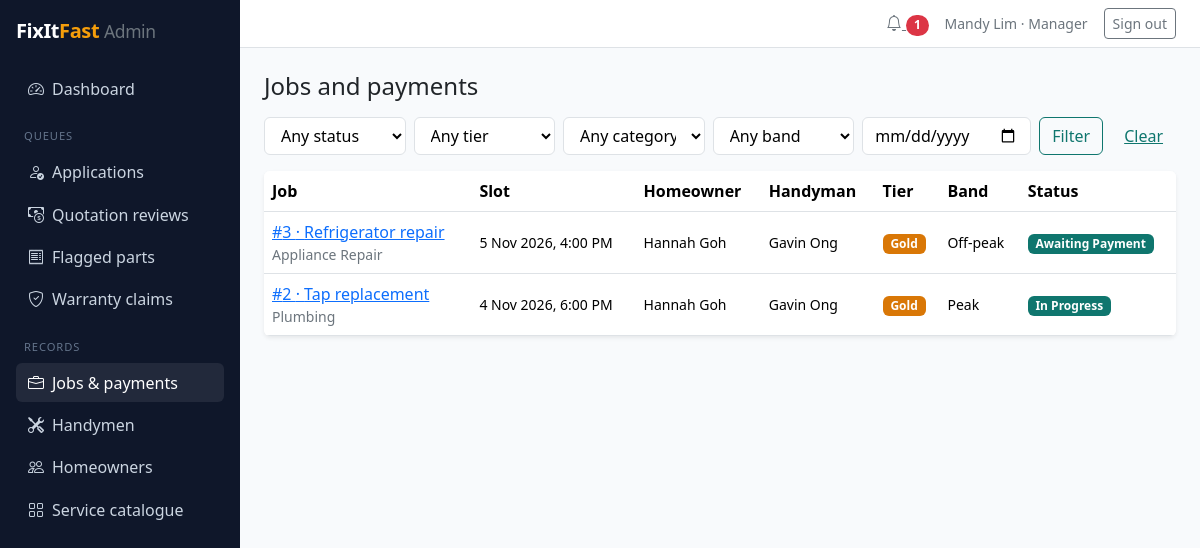
The app's page /staff/jobs/ (signed in) with its own data.
### accounts/models.py (models this page shows, shortened)
class User(AbstractUser):
    class Role(models.TextChoices):
        HOMEOWNER = 'HOMEOWNER', 'Homeowner'
        HANDYMAN = 'HANDYMAN', 'Handyman'
        EMPLOYEE = 'EMPLOYEE', 'Employee'
        MANAGER = 'MANAGER', 'Manager'
    email = models.EmailField(unique=True)
    mobile = models.CharField(max_length=20, blank=True)
    role = models.CharField(max_length=10, choices=Role.choices, default=Role.HOMEOWNER)
    is_deactivated = models.BooleanField(default=False)
    deactivation_reason = models.TextField(blank=True)

### jobs/models.py (models this page shows, shortened)
class Job(models.Model):
    class Status(models.TextChoices):
        DRAFT = 'DRAFT', 'Draft'
        REQUESTED = 'REQUESTED', 'Requested'
        HANDYMAN_ASSIGNED = 'ASSIGNED', 'Handyman Assigned'
        QUOTATION_PENDING = 'QUOTE_PENDING', 'Quotation Pending'
        QUOTATION_UNDER_REVIEW = 'QUOTE_REVIEW', 'Quotation Under Review'
        AWAITING_PAYMENT = 'AWAITING_PAYMENT', 'Awaiting Payment'
        SCHEDULED = 'SCHEDULED', 'Scheduled'
        ON_THE_WAY = 'ON_THE_WAY', 'On the Way'
        IN_PROGRESS = 'IN_PROGRESS', 'In Progress'
        COMPLETED = 'COMPLETED', 'Completed'
        CANCELLED = 'CANCELLED', 'Cancelled'
        DECLINED = 'DECLINED', 'Declined'
    homeowner = models.ForeignKey(User, on_delete=models.PROTECT, related_name='jobs')
    job_type = models.ForeignKey(JobType, on_delete=models.PROTECT, related_name='jobs')
    address = models.ForeignKey(Address, on_delete=models.PROTECT, related_name='jobs')
    description = models.TextField()
    tier = models.CharField(max_length=10, choices=Tier.choices, blank=True)
    status = models.CharField(max_length=16, choices=Status.choices, default=Status.DRAFT)
    slot_start = models.DateTimeField(null=True, blank=True)
    slot_end = models.DateTimeField(null=True, blank=True)
    timing_band = models.CharField(max_length=10, choices=TimingBand.choices, blank=True)
    planning_region = models.CharField(max_length=10, choices=PlanningRegion.choices, blank=True)
    price_p10 = models.DecimalField(max_digits=8, decimal_places=2, null=True, blank=True)
    price_p50 = models.DecimalField(max_digits=8, decimal_places=2, null=True, blank=True)
    price_p90 = models.DecimalField(max_digits=8, decimal_places=2, null=True, blank=True)
    model_version = models.CharField(max_length=30, blank=True)
    handyman = models.ForeignKey(
        HandymanProfile, on_delete=models.PROTECT, null=True, blank=True, related_name='jobs')
    quote_deadline = models.DateTimeField(null=True, blank=True)
    service_fee_waived = models.BooleanField(default=False)
    created_at = models.DateTimeField(auto_now_add=True)
    requested_at = models.DateTimeField(null=True, blank=True)
    matched_at = models.DateTimeField(null=True, blank=True)    # launch measure: matched within 24h
    completed_at = models.DateTimeField(null=True, blank=True)  # handyman marked Completed
    confirmed_at = models.DateTimeField(null=True, blank=True)  # homeowner confirmed; warranty starts
    warranty_ends_at = models.DateTimeField(null=True, blank=True)
    cancellation_reason = models.TextField(blank=True)
    problem_note = models.TextField(blank=True)
    class Meta:
        ordering = ['-created_at']
    ACTIVE_STATUSES = [
        Status.HANDYMAN_ASSIGNED, Status.QUOTATION_PENDING, Status.QUOTATION_UNDER_REVIEW,
        Status.AWAITING_PAYMENT, Status.SCHEDULED, Status.ON_THE_WAY, Status.IN_PROGRESS,
    ]
    CLOSED_STATUSES = [Status.COMPLETED, Status.CANCELLED, Status.DECLINED]

### catalogue/models.py (models this page shows, shortened)
class JobType(models.Model):
    category = models.ForeignKey(Category, on_delete=models.PROTECT, related_name='job_types')
    name = models.CharField(max_length=100, unique=True)
    description = models.TextField(blank=True)
    min_tier = models.CharField(max_length=10, choices=Tier.choices, default=Tier.STANDARD)
    licence_required = models.BooleanField(default=False)
    is_active = models.BooleanField(default=False)
    class Meta:
        ordering = ['category__name', 'name']
    def __str__(self):
        return self.name

class Category(models.Model):
    name = models.CharField(max_length=100, unique=True)
    description = models.TextField(blank=True)
    is_active = models.BooleanField(default=True)
    class Meta:
        ordering = ['name']
        verbose_name_plural = 'categories'
    def __str__(self):
        return self.name

### handymen/models.py (models this page shows, shortened)
class HandymanProfile(models.Model):
    class ApplicationStatus(models.TextChoices):
        PENDING = 'PENDING', 'Pending'
        APPROVED = 'APPROVED', 'Approved'
        REJECTED = 'REJECTED', 'Rejected'
    user = models.OneToOneField(settings.AUTH_USER_MODEL, on_delete=models.CASCADE, related_name='handyman')
    photo = models.ImageField(upload_to='handymen/photos/', blank=True)
    bio = models.TextField(blank=True)
    years_experience = models.PositiveSmallIntegerField(default=0)
    job_types = models.ManyToManyField(JobType, related_name='handymen', blank=True)
    tier = models.CharField(max_length=10, choices=Tier.choices, default=Tier.STANDARD)
    application_status = models.CharField(
        max_length=10, choices=ApplicationStatus.choices, default=ApplicationStatus.PENDING)
    rejection_reason = models.TextField(blank=True)
    approved_at = models.DateTimeField(null=True, blank=True)
    approved_by = models.ForeignKey(
        settings.AUTH_USER_MODEL, on_delete=models.SET_NULL, null=True, blank=True, related_name='+')
    is_suspended = models.BooleanField(default=False)
    suspension_reason = models.TextField(blank=True)
    created_at = models.DateTimeField(auto_now_add=True)

### adminpanel/views.py (the view, shortened to what this page needs)
# urls.py: path('jobs/', views.jobs, name='jobs'),
@staff_required
def jobs(request):
    form = JobFilterForm(request.GET or None)
    rows = Job.objects.exclude(status=Status.DRAFT).select_related('job_type__category', 'homeowner', 'handyman__user')
    return render(request, 'adminpanel/jobs.html', {'form': form, 'jobs': rows.order_by('-slot_start')[:200]})

### adminpanel/forms.py
class JobFilterForm(forms.Form):
    status = forms.ChoiceField(required=False, choices=[('', 'Any status')] + list(Job.Status.choices))
    tier = forms.ChoiceField(required=False, choices=[('', 'Any tier')] + list(Tier.choices))
    category = forms.ModelChoiceField(required=False, queryset=Category.objects.all(), empty_label='Any category')
    timing_band = forms.ChoiceField(required=False, choices=[('', 'Any band')] + list(TimingBand.choices))
    date = forms.DateField(required=False, widget=forms.DateInput(attrs={'type': 'date'}))

### accounts/context_processors.py (called while the page is built)
def notifications(request):
    if not request.user.is_authenticated:
        return {}
    return {'unread_notifications': request.user.notifications.filter(is_read=False).count()}

### catalogue/templatetags/fixitfast.py (called while the page is built)
@register.simple_tag
def status_badge(value, label):
    return format_html('<span class="badge text-bg-{}">{}</span>', STATUS_COLOURS.get(value, 'secondary'), label)

@register.simple_tag
def tier_badge(tier):
    if not tier:
        return ''
    return format_html('<span class="badge badge-tier-{}">{}</span>', tier, Tier(tier).label)

### adminpanel/templates/adminpanel/jobs.html
{% extends 'adminpanel/base.html' %}
{% load fixitfast %}
{% block content %}
<h1 class="h4 mb-3">Jobs and payments</h1>
<form class="row g-2 mb-3" method="get">
  {% for field in form %}<div class="col-sm-6 col-lg">{{ field }}</div>{% endfor %}
  <div class="col-sm-6 col-lg-auto d-flex gap-2"><button class="btn btn-outline-primary">Filter</button><a class="btn btn-link" href="{% url 'adminpanel:jobs' %}">Clear</a></div>
</form>
<div class="card border-0 shadow-sm table-responsive">
  <table class="table table-hover align-middle mb-0">
    <thead><tr><th>Job</th><th>Slot</th><th>Homeowner</th><th>Handyman</th><th>Tier</th><th>Band</th><th>Status</th></tr></thead>
    <tbody>
      {% for job in jobs %}
        <tr>
          <td><a href="{% url 'adminpanel:job_detail' job.pk %}">#{{ job.pk }} · {{ job.job_type }}</a><div class="small text-secondary">{{ job.job_type.category }}</div></td>
          <td class="small">{{ job.slot_start|date:"j M Y, g:i A"|default:"–" }}</td>
          <td class="small">{{ job.homeowner.get_full_name }}</td>
          <td class="small">{{ job.handyman.user.get_full_name|default:"–" }}</td>
          <td>{% tier_badge job.tier %}</td>
          <td class="small">{{ job.timing_band }}</td>
          <td>{% status_badge job.status job.get_status_display %}{% if job.problem_note %} <i class="bi bi-exclamation-triangle text-danger" title="Problem reported"></i>{% endif %}</td>
        </tr>
      {% empty %}<tr><td colspan="7" class="text-secondary">No jobs match.</td></tr>{% endfor %}
    </tbody>
  </table>
</div>
{% endblock %}

### adminpanel/templates/adminpanel/base.html (shortened to what this page needs)
{% extends 'base.html' %}
{% block layout %}
<div class="d-flex admin-shell">
  <aside class="admin-sidebar p-3 no-print">
    <a class="d-block text-white text-decoration-none brand fs-5 mb-4" href="{% url 'adminpanel:dashboard' %}">
      FixIt<span class="accent">Fast</span> <small class="fw-normal text-secondary">Admin</small>
    </a>
    {% with url_name=request.resolver_match.url_name %}
    <nav class="nav flex-column gap-1">
      <a class="nav-link {% if url_name == 'dashboard' %}active{% endif %}" href="{% url 'adminpanel:dashboard' %}"><i class="bi bi-speedometer2 me-2"></i>Dashboard</a>
      <div class="section-label mt-3 mb-1 px-2">Queues</div>
      <a class="nav-link {% if 'application' in url_name %}active{% endif %}" href="{% url 'adminpanel:applications' %}"><i class="bi bi-person-check me-2"></i>Applications</a>
      <a class="nav-link {% if 'quotation' in url_name %}active{% endif %}" href="{% url 'adminpanel:quotation_queue' %}"><i class="bi bi-cash-coin me-2"></i>Quotation reviews</a>
      <a class="nav-link {% if 'part' in url_name %}active{% endif %}" href="{% url 'adminpanel:part_queue' %}"><i class="bi bi-receipt me-2"></i>Flagged parts</a>
      <a class="nav-link {% if 'claim' in url_name %}active{% endif %}" href="{% url 'adminpanel:claims' %}"><i class="bi bi-shield-check me-2"></i>Warranty claims</a>
      <div class="section-label mt-3 mb-1 px-2">Records</div>
      <a class="nav-link {% if url_name == 'jobs' or url_name == 'job_detail' %}active{% endif %}" href="{% url 'adminpanel:jobs' %}"><i class="bi bi-briefcase me-2"></i>Jobs &amp; payments</a>
      <a class="nav-link {% if 'handym' in url_name %}active{% endif %}" href="{% url 'adminpanel:handymen' %}"><i class="bi bi-tools me-2"></i>Handymen</a>
      <a class="nav-link {% if 'homeowner' in url_name %}active{% endif %}" href="{% url 'adminpanel:homeowners' %}"><i class="bi bi-people me-2"></i>Homeowners</a>
      <a class="nav-link {% if 'catalogue' in url_name or 'category' in url_name or 'job_type' in url_name %}active{% endif %}" href="{% url 'adminpanel:catalogue' %}"><i class="bi bi-grid me-2"></i>Service catalogue</a>
    </nav>
    {% endwith %}
  </aside>
  <div class="flex-grow-1 d-flex flex-column">
    <header class="bg-white border-bottom px-4 py-2 d-flex justify-content-end align-items-center gap-3 no-print">
      <a class="text-secondary" href="{% url 'adminpanel:notifications' %}" aria-label="Notifications"><i class="bi bi-bell"></i>
        {% if unread_notifications %}<span class="badge rounded-pill bg-danger">{{ unread_notifications }}</span>{% endif %}</a>
      <span class="small text-secondary">{{ user.get_full_name|default:user.email }} &middot; {{ user.get_role_display }}</span>
      <form method="post" action="{% url 'adminpanel:logout' %}">
        <button class="btn btn-outline-secondary btn-sm" type="submit">Sign out</button>
      </form>
    </header>
    <main class="p-4">
      {% block content %}{% endblock %}
    </main>
  </div>
</div>
{% endblock %}

### static/css/fixitfast.css (style rules this page uses)
:root { --bs-primary: #0f766e; --bs-primary-rgb: 15, 118, 110; --bs-link-color: #0f766e; --bs-link-hover-color: #115e59; --ff-accent: #f59e0b; --ff-sidebar: #0f172a; }
body { background: #f8fafc; }
.btn-outline-primary { --bs-btn-color: #0f766e; --bs-btn-border-color: #0f766e; --bs-btn-hover-bg: #0f766e; --bs-btn-hover-border-color: #0f766e; --bs-btn-active-bg: #115e59; }
.brand { font-weight: 700; letter-spacing: -0.02em; }
.brand .accent { color: var(--ff-accent); }
form input:not([type=checkbox]):not([type=radio]):not([type=hidden]):not([type=submit]), form select, form textarea { display: block; width: 100%; padding: .375rem .75rem; border: 1px solid #dee2e6; border-radius: .375rem; background: #fff; }
.badge-tier-GOLD { background: #d97706; }
.admin-shell { min-height: 100vh; }
.admin-sidebar { background: var(--ff-sidebar); width: 240px; flex-shrink: 0; }
.admin-sidebar .nav-link { color: #cbd5e1; border-radius: .375rem; padding: .45rem .75rem; }
.admin-sidebar .nav-link:hover, .admin-sidebar .nav-link.active { color: #fff; background: rgba(255, 255, 255, .08); }
.admin-sidebar .section-label { color: #64748b; font-size: .7rem; text-transform: uppercase; letter-spacing: .08em; }

### records on screen
User: get_full_name "Mandy Lim", role "Manager"
Job: pk "3", job_type "Refrigerator repair", job_type.category "Appliance Repair", slot_start "5 Nov 2026, 4:00 PM", homeowner.get_full_name "Hannah Goh", handyman.user.get_full_name "Gavin Ong", tier "Gold", timing_band "Off-peak", status "Awaiting Payment"
Job: pk "2", job_type "Tap replacement", job_type.category "Plumbing", slot_start "4 Nov 2026, 6:00 PM", homeowner.get_full_name "Hannah Goh", handyman.user.get_full_name "Gavin Ong", tier "Gold", timing_band "Peak", status "In Progress"

### other values on screen
{{ unread_notifications }} "1"
